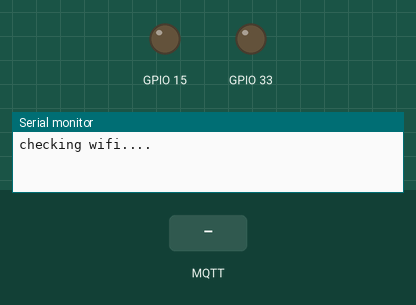
Recording of a sketch running on a simulated ESP32. Parts: output pins drawn as LEDs (lit = HIGH), the last lines printed to the serial monitor. The test bench sets the inputs (shaded band). WiFi joins after 1.5 s; servers stay silent unless stated; no MQTT or app messages arrive unless stated.

Above: at 0.3 s.
At 3.5 s:
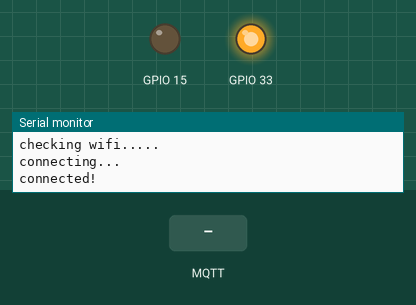
3.6 s: MQTT message "1" arrives on the first subscribed topic
At 4.4 s:
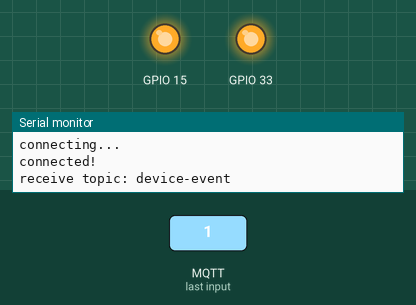
Timing chart, 0 to 6.6 s (numbered marks = the images above; inputs shaded):
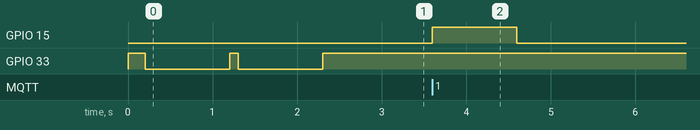

The sketch:

yobikomi_mqtt_client.ino
```cpp
#include <WiFi.h>
#include <PubSubClient.h>

const char ssid[] = "wifi-ssid";
const char pass[] = "wifi-password";
const char mqttBroker[] = "34.84.177.33";
const int mqttPort = 1883;
const char mqttUser[] = "mqtt-user";
const char mqttPassword[] = "mqtt-pwd";
const char topic[] = "device-event";

WiFiClient net;
PubSubClient client(net);

unsigned long lastMillis = 0;

void blinkBehavior() {
  digitalWrite(33, HIGH);
  delay(100);
  digitalWrite(33, LOW);
}

void connect() {
  blinkBehavior();
  Serial.print("checking wifi...");
  while (WiFi.status() != WL_CONNECTED) {
    blinkBehavior();
    Serial.print(".");
    delay(1000);
  }
  digitalWrite(33, HIGH);

  client.setServer(mqttBroker, mqttPort);
  Serial.print("\nconnecting...");
  while (!client.connected()) {
    String clientId = getMacAddr();
    if(client.connect(clientId.c_str(), mqttUser, mqttPassword)) {
      client.setKeepAlive(5);
      client.subscribe(topic);
      client.setCallback(subscribeTopic);
      break;
    } else {
      Serial.print("failed, rc=");
      Serial.print(client.state());
      Serial.println(" try again in 5 seconds");
      // Wait 5 seconds before retrying
      delay(5000);
    }
  }
  Serial.println("\nconnected!");
  client.loop();
}

void subscribeTopic(char* topic, byte* payload, unsigned int length) {
  Serial.print("receive topic: ");
  Serial.println(topic);

  digitalWrite(15, HIGH);
  delay(1000);
  digitalWrite(15, LOW);
}

String getMacAddr()
{
    byte mac[6];
    char buf[50];
    WiFi.macAddress(mac);
    sprintf(buf, "%02x%02x%02x%02x%02x%02x", mac[0], mac[1], mac[2], mac[3], mac[4], mac[5]);
    return String(buf);
}

void setup() {
  Serial.begin(115200);
  WiFi.begin(ssid, pass);

  pinMode(15, OUTPUT);
  digitalWrite(15, LOW);

  pinMode(33, OUTPUT);
  digitalWrite(33, LOW);

  connect();
}

void loop() {
  delay(10);  // <- fixes some issues with WiFi stability

  if (!client.connected()) {
    connect();
  }
  client.loop();
}
```

Measured:
- after the input at 3.6 s, GPIO 15: LOW → HIGH at once, → LOW 1.0 s later
